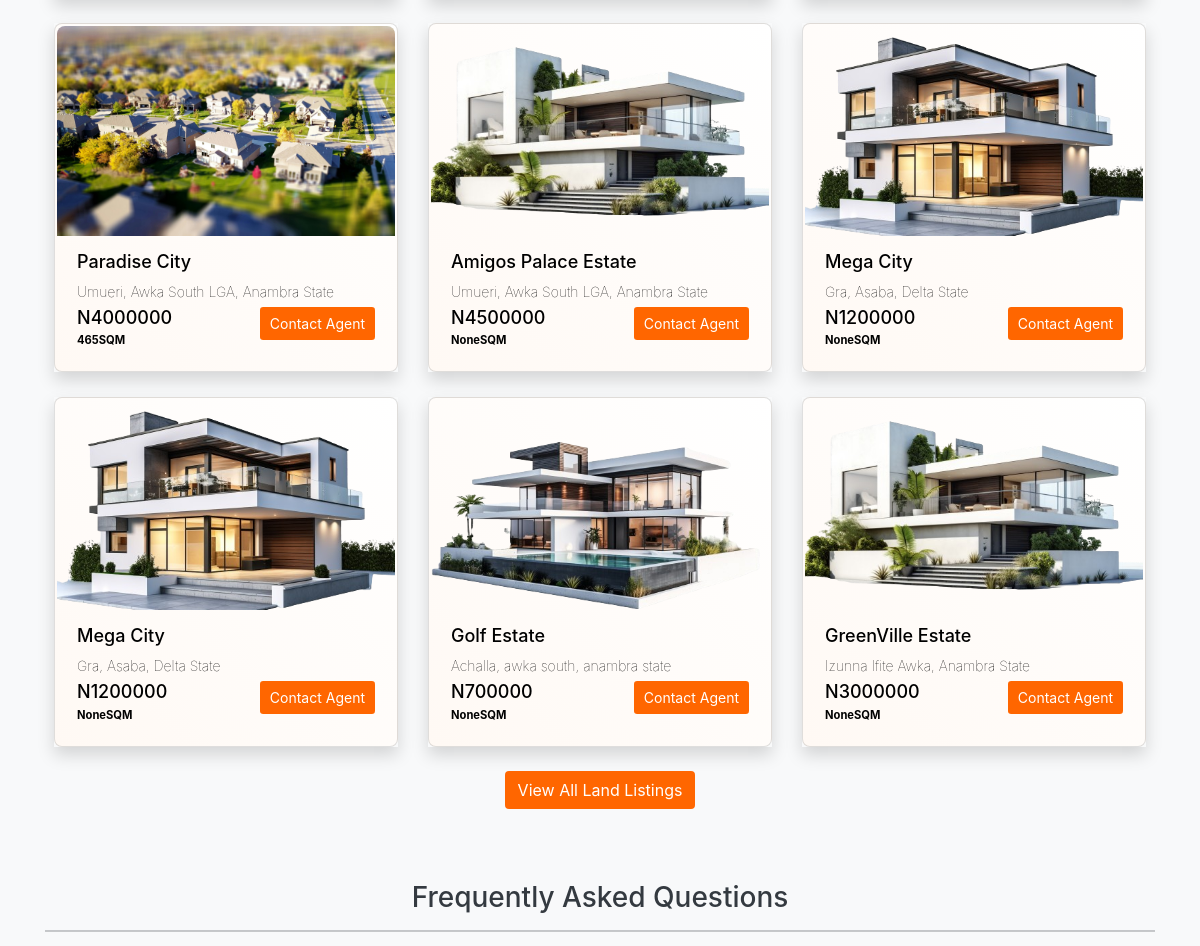
/ (middle part), run on an earlier commit of the app's database.
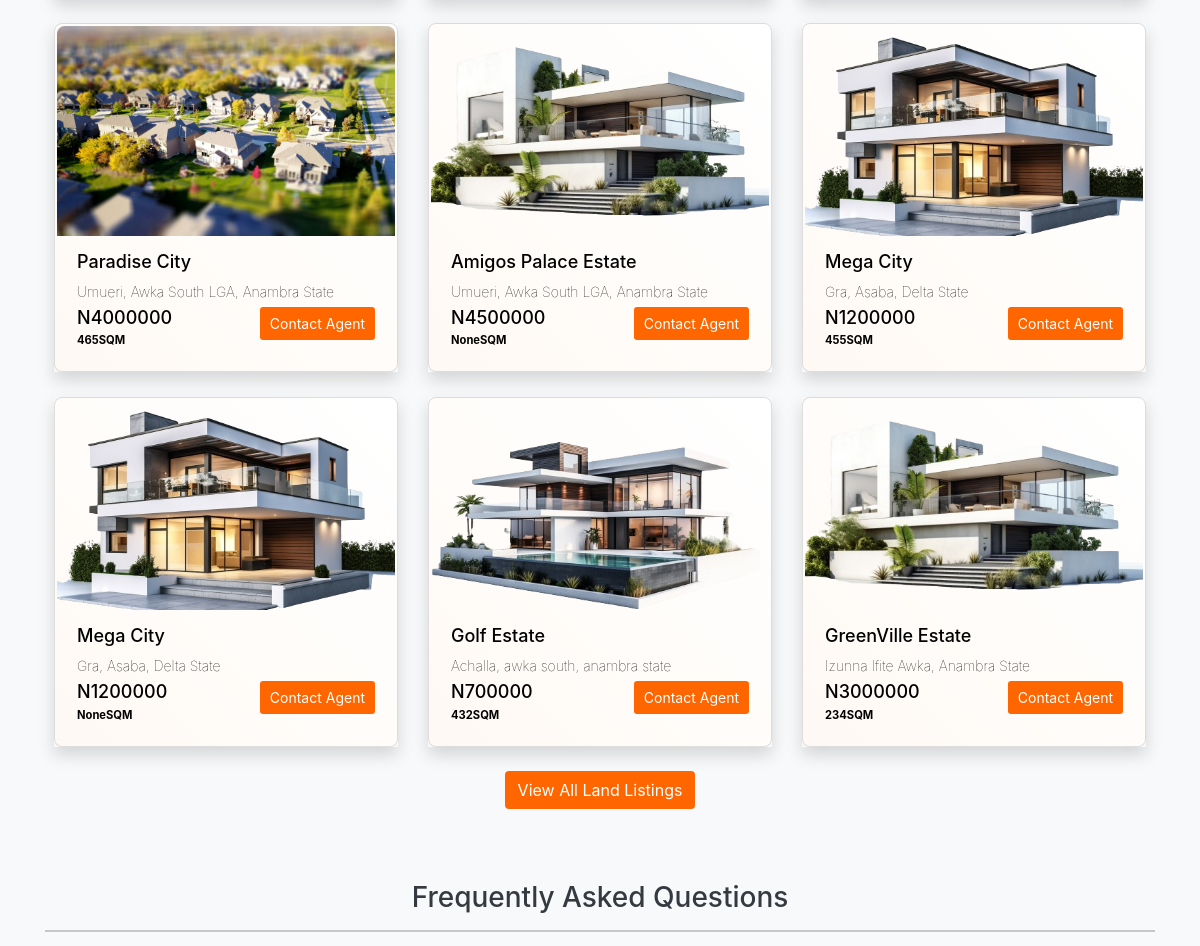
And on a later commit of the database.
### estate/models.py (models this page shows)
class Estate(models.Model):
    title= models.CharField(max_length = 100)
    location= models.CharField(max_length = 400)
    documents = models.CharField(max_length = 400)
    landmarks= models.CharField(max_length = 400)
    features= models.TextField(blank=True)
    price= models.IntegerField()
    size= models.IntegerField(null=True, default="465")
    discounted_price = models.DecimalField(max_digits=100, decimal_places = 0, blank=True, null = True)
    image = models.ImageField(default='\image\pexels-pixabay-280221.jpg', upload_to='image/', blank=True, null=True)
    subscription_form = models.FileField(upload_to='subscription/', blank=True, null=True, default='\image\pexels-pixabay-280221.jpg')
    c_of_o = models.CharField(null=True, max_length=100, blank=True)
    google_map = models.TextField(blank=True)

### estate/views.py (the view)
# urls.py: 2. Add a URL to urlpatterns:  path('', views.home, name='home')
def home(request):
    estate = Estate.objects.order_by('-id')[:9]
    return render(request, "index.html", locals())

### estate/templates/index.html (shortened to what this page needs)
{%extends 'base.html'%}
{%load static%}
    {%block body%}
<div class=""style="background-color:  rgb(232, 244, 253) ;">
    <div class=" " >
        <div class="row  text-center p-sm-3  text-dark border-bottom shadow bg-light" >
          <div class="container px-4">
<div class="row">
          {% for i in estate %}
          <div class="col-md-4 col-sm-6 ">
          <div class="cards shadow">
            <a href="/land_details/{{i.id}}" class="card">
              <img src="{{i.image.url}}" alt="">
              <div class="card_body">
                <h5 class="card_title" style="text-decoration: none;">{{i.title}}</h5>
                <p class="card_text" style="margin-bottom: 5px;">{{i.location}}</p>
                <div class="d-flex justify-content-between">
                  <div>
                    <h6 class="card_title" style="text-decoration: none; margin: 0;">N{{i.price}}</h6>
                <p style="margin: 0;"><small class="fw-bold">{{i.size}}SQM</small></p>
                </div>
                <div>
                  <button class="btn-sm btn-oranger" > Contact Agent</button>
                </div>
              </div>
              </div>
            </a>
          </div>
        </div>
          {% endfor %}</div><a href="all_listing/" class="btn m-4 btn-oranger" > View All Land Listings </a></div>
          <div class="container">
            <h3 class="text-center pt-5">Frequently Asked Questions</h3><hr>
          </div>
        </div></div></div>
    {%endblock%}

### estate/templates/base.html (shortened to what this page needs)
<!DOCTYPE html>
<html lang="en">
<head>
    {%load static%}
    <link rel="stylesheet" href="{% static 'css/bootstrap.min.css' %}">
    <link rel="stylesheet" href="{% static 'css/all.min.css' %}">
    <link rel="stylesheet" href="{% static 'css/owl.carousel.min.css' %}">
    <link rel="stylesheet" href="{% static 'css/style.css' %}">
    <link href="https://stackpath.bootstrapcdn.com/bootstrap/4.5.2/css/bootstrap.min.css" rel="stylesheet">
</head>
<body>
      {%block body%} {%endblock%}
</body>
</html>

### estate/static/css/style.css (style rules this page uses)
.btn-oranger { background-color: rgb(255, 102, 0); color: white; border-color: rgba(240, 248, 255, 0); }
.cards { display: flex; margin-top: 25px; gap: 50px; flex-wrap: wrap; }
.card { flex-grow: 1; flex-basis: 300px; background:linear-gradient(45deg, #fff9f4, #ffffff ); padding: 2px; border-radius: 8px; text-decoration: none; }
.card img { width: 100%; height: 210px; object-fit: cover; border-radius: 8px 8px 0 0; }
.card_body { text-align: start; padding: 15px 20px 20px; color: black; }
.card_title { font-size: 18px; font-weight: 500; text-decoration: none; padding: 0; }
.card_body { font-size: 14px; font-weight: lighter; }

### estate/templates/base.html (style rules this page uses)
.btn-oranger { background-color: rgb(255, 102, 0); color: white; border-color: rgba(240, 248, 255, 0); }
.cards { display: flex; margin-top: 25px; gap: 50px; flex-wrap: wrap; }
.card { flex-grow: 1; flex-basis: 300px; background:linear-gradient(45deg, #fff9f4, #ffffff ); padding: 2px; border-radius: 8px; text-decoration: none; }
.card img { width: 100%; height: 210px; object-fit: cover; border-radius: 8px 8px 0 0; }
.card_body { text-align: start; padding: 15px 20px 20px; color: black; }
.card_title { font-size: 18px; font-weight: 500; text-decoration: none; padding: 0; }
.card_body { font-size: 14px; font-weight: lighter; }

What changed in the data, as far as the page shows it:
changed Estate (number 3 of 6 on the later page): size "None" → "455"
changed Estate "Golf Estate": size "None" → "432"
changed Estate "GreenVille Estate": size "None" → "234"
